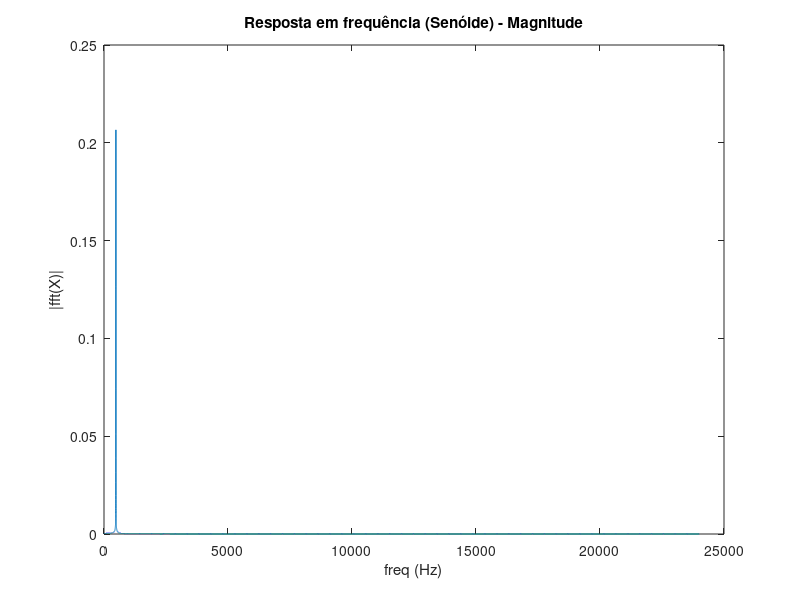
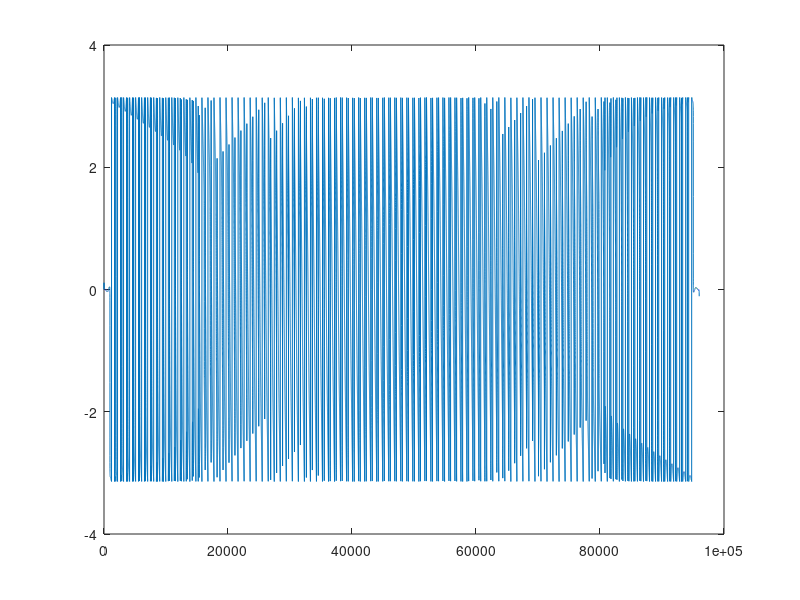

These charts were generated, in order, by the following MATLAB code:
clc; close all;clear all;

n = 0:1:99;
x = sin(2*pi*n/100);
alpha = 0.995;
Fs = 48000;

for i = 100:100:(Fs*2-100)
    for j = 0:99
        x(i + j) = alpha^(i/100) * x(j+1);
    end
end

Y = fft(x);
L = length(Y);

P2 = abs(Y/L);
P1 = P2(1:L/2+1);
P1(2:end-1) = 2*P1(2:end-1);

f = Fs/L*(0:(L/2));

figure();
plot(f,P1); 
title("Resposta em frequência (Senóide) - Magnitude")
xlabel("freq (Hz)")
ylabel("|fft(X)|")

figure;
plot(angle(Y/L))
